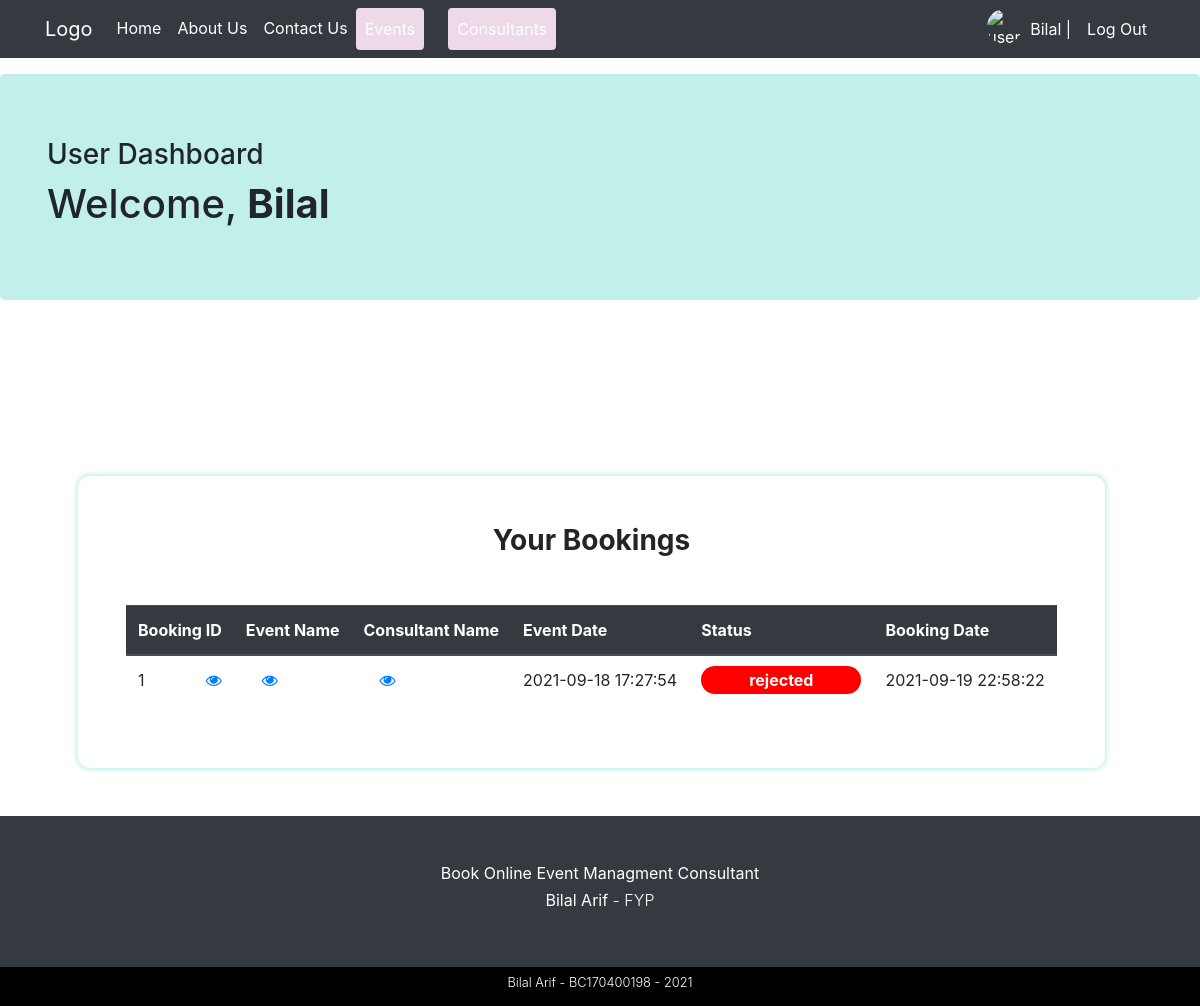
Before: /user-dashboard.php (signed in) with the older database file.
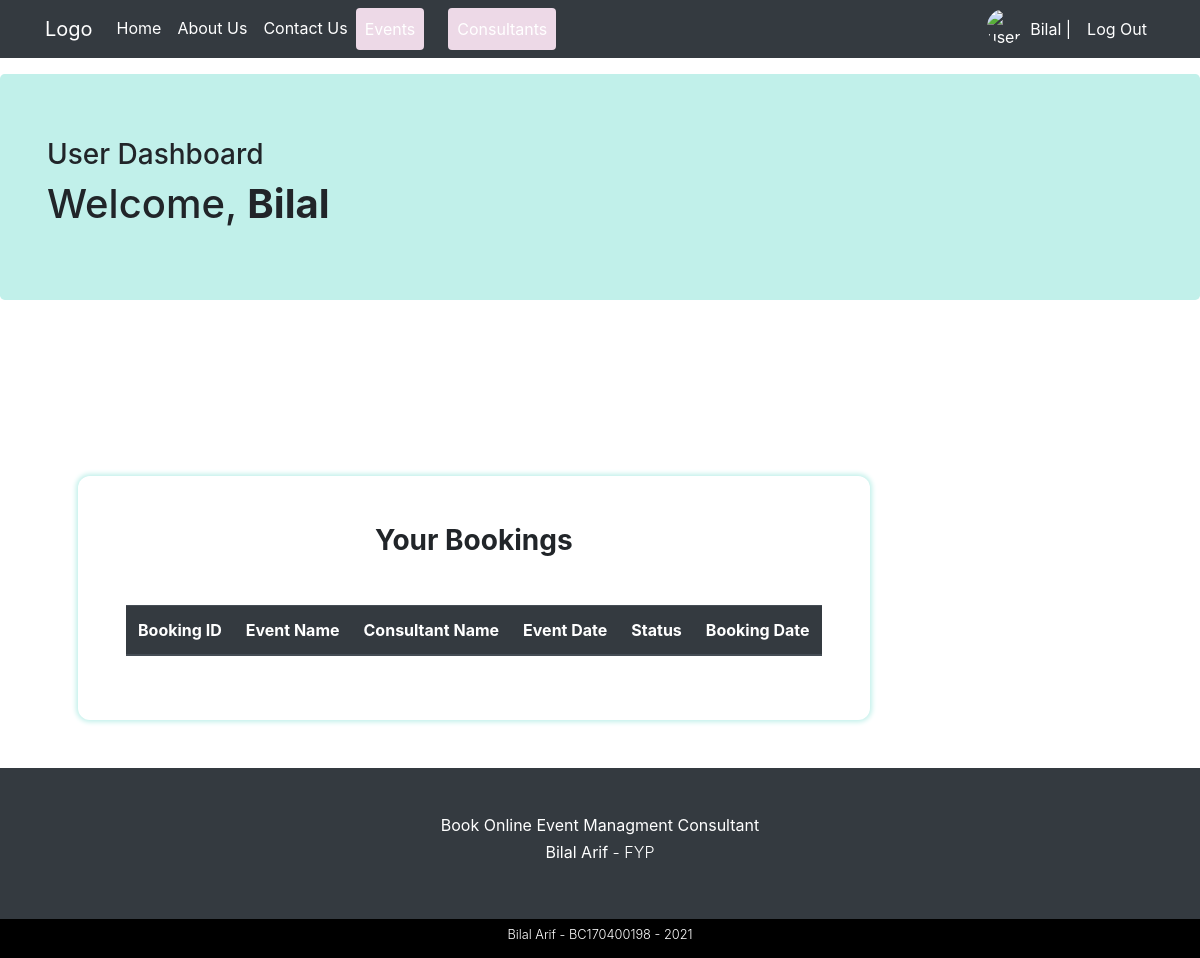
After: the same page with the newer database file.
### tables this page shows
CREATE TABLE IF NOT EXISTS `bookings` (
  `booking_id` int(11) NOT NULL AUTO_INCREMENT,
  `booking_event` int(11) NOT NULL,
  `booking_event_name` varchar(255) NOT NULL,
  `booking_description` text NOT NULL,
  `booking_consultant` int(11) NOT NULL,
  `booking_consultant_username` varchar(255) NOT NULL,
  `booking_user` int(11) NOT NULL,
  `booking_user_username` varchar(255) NOT NULL,
  `booking_status` varchar(50) NOT NULL DEFAULT 'pending',
  `booking_date` datetime NOT NULL,
  `booking_createdAt` datetime NOT NULL DEFAULT CURRENT_TIMESTAMP,
  PRIMARY KEY (`booking_id`)
);

### includes/classes/Database.php (called while the page is built, shortened)
<?php
class Database {
    private $pdo;
    public function __construct(){
        $this->pdo = new PDO("mysql:host=localhost;dbname=lamhey", "Bilal", "123123");
        $this->pdo->setAttribute(PDO::ATTR_ERRMODE, PDO::ERRMODE_EXCEPTION);
    }
    public function queryDB($sql, $mode, $values = array()){
        $stmt = $this->pdo->prepare($sql);
        foreach($values as $valueToBind){
            $stmt->bindValue($valueToBind[0], $valueToBind[1]);
        }
        $stmt->execute();
        if ($mode != Database::SELECTSINGLE && $mode != Database::SELECTALL && $mode != Database::EXECUTE){
            throw new Exception('Invalid Mode');
        }else if ($mode == Database::SELECTSINGLE){
            return $stmt->fetch(PDO::FETCH_ASSOC);
        }else if ($mode == Database::SELECTALL){
            return $stmt->fetchAll(PDO::FETCH_ASSOC);
        }
    }
}

### includes/classes/Booking.php (called while the page is built, shortened)
<?php
class Booking {
    protected $db;
    public function __construct(){
        $this->db = new Database();
    }
    public function getUserBookingList($id) {
        $sql = "SELECT * FROM bookings WHERE booking_user = :id";
        $values = array( array(":id", $id) );
        $result = $this->db->queryDB($sql, Database::SELECTALL, $values);
        return $result;
    }
}

### process/user_dashboard_process.php (the view, shortened to what this page needs)
<?php
$bookings = new Booking();
$bookingList = $bookings->getUserBookingList($_SESSION['userID']);
function bookingTd($booking) {
    $id = $booking['booking_id'];
    $eventId = $booking['booking_event'];
    $event = $booking['booking_event_name'];
    $consultantId = $booking['booking_consultant'];
    $consultant = $booking['booking_consultant_username'];
    $date = $booking['booking_date'];
    $status = $booking['booking_status'];
    $bookingDate = $booking['booking_createdAt'];
    $card =
        <<<HTML
         <tr>
            <td class=""><div class="d-flex w-100 justify-content-between text-center"> $id<a href="booking-detail.php?id=$id"><i class="fa fa-eye ml-3" aria-hidden="true"></i></a></div> </td>
            <td class=""><div class="d-flex w-100 justify-content-between text-center"></div> $event <a href="event-detail-page.php?id=$eventId"><i class="fa fa-eye ml-3" aria-hidden="true"></i></a></div></td>
            <td class=""><div class="d-flex w-100 justify-content-between text-center"></div> $consultant<a href="consultant-profile.php?id=$consultantId"><i class="fa fa-eye ml-3" aria-hidden="true"></i></a></div></td>
            <td class="">$date</td>
            <td class=""><span class="$status font-weight-bold rounded-pill px-5 py-1"> $status </span></td>
            <td class="">$bookingDate</td>
         <tr>
        HTML;
    echo $card;
}
function bookingListRow($data) {
    array_map("bookingTd", $data);
}

Changed rows visible on the page:
removed bookings: booking_id "1", booking_date "2021-09-18 17:27:54", booking_status "rejected", booking_createdAt "2021-09-19 22:58:22"
